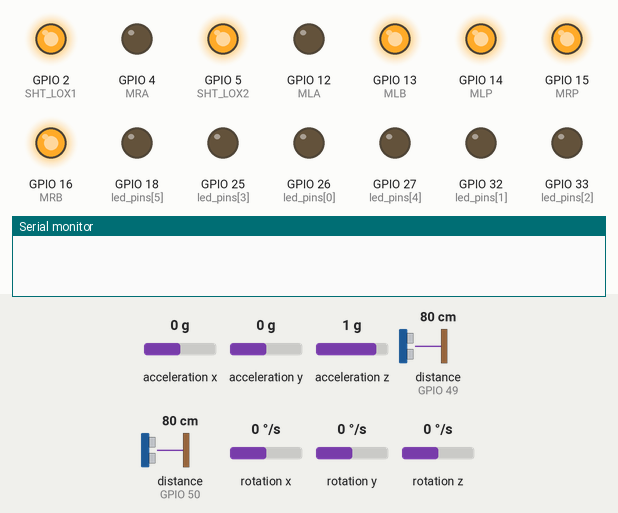
Bench run of a sketch on a simulated ESP32. Parts: output pins drawn as LEDs (lit = HIGH), the last lines printed to the serial monitor. The inputs (shaded band) are chosen by the test bench; at power-on: acceleration x 0 g, acceleration y 0 g, acceleration z 1 g, distance to the obstacle (sensors on GPIO 49, GPIO 50) 80 cm, rotation x 0 °/s, rotation y 0 °/s, rotation z 0 °/s.

Above: at 0.05 s.
At 6.75 s:
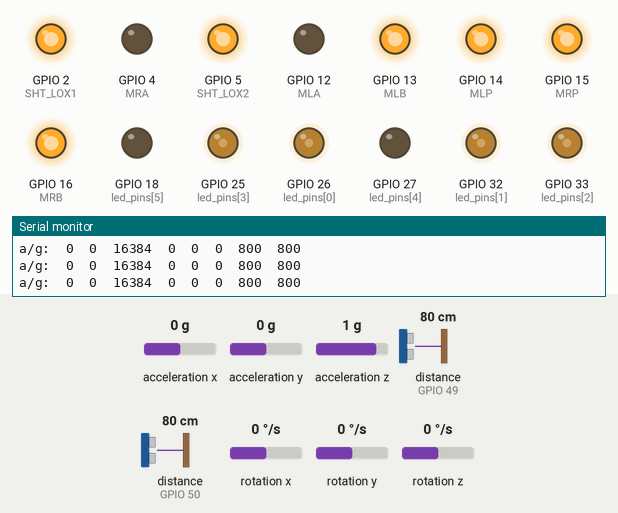
At 13.55 s:
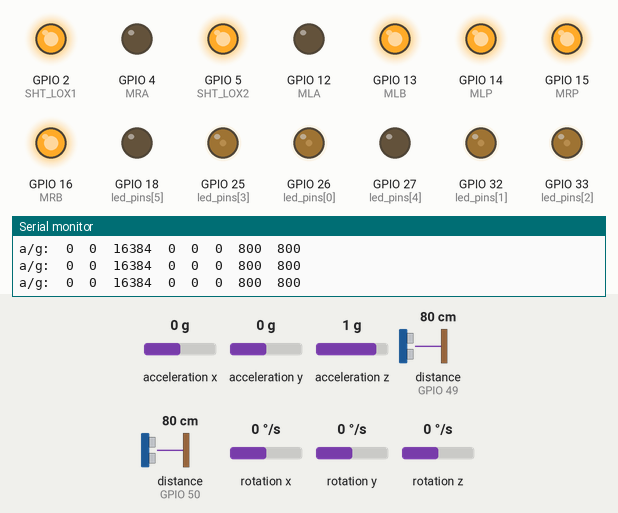
Timing chart, 0 to 22.1 s (numbered marks = the images above):
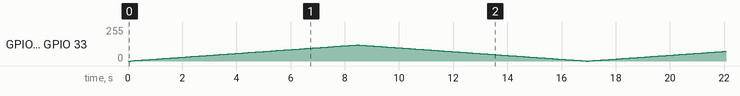

The sketch:

Firmware.ino
```cpp
/*
      EN	|		|	23  	---
ENLA	36	|		|	22	  SCL
ENLB	39	|		|	1 	  ---
ENRA	34	|		|	3	    ---
ENRB	35	|		|	21	  SDA
LED2	32	|		|	19	  ---
LED3	33	|		|	18	  LED6
LED4	25	|		|	5	    ---
LED1	26	|		|	17	  ---
LED5	27	|		|	16 	  MRB
MLP	  14	|		|	4 	  MRA
MLA	  12	|		|	2	    ---
MLB	  13	|		|	15	  MRP
    	GND	|		|	GND
	    VCC	|		|	3.3V


			      TOF2
			      LED2
TOF3	LED3				LED6	TOF1


TOF4	LED4				LED5	TOF6
		      	LED1
			      TOF5

 TOF Address 0x2_TOF_number

*/


// MPU6050 I2C address = 0x68

//-----------------------------------------------------------------------------------------------//

#include "MPU6050.h"
#include "Wire.h"
#include "Adafruit_VL53L0X.h"

//-----------------------------------------------------------------------------------------------//

#define MLP 14
#define MLA 12
#define MLB 13
#define MRP 15
#define MRA 4
#define MRB 16

byte mlpwm = 0;
byte mldir = 0;
byte mrpwm = 0;
byte mrdir = 0;

//-----------------------------------------------------------------------------------------------//

MPU6050 accelgyro;

int16_t ax, ay, az;
int16_t gx, gy, gz;

//-----------------------------------------------------------------------------------------------//

#define LOX1_ADDRESS 0x31
#define LOX2_ADDRESS 0x32
#define SHT_LOX1 2
#define SHT_LOX2 5

Adafruit_VL53L0X TOF_1 = Adafruit_VL53L0X();
Adafruit_VL53L0X TOF_2 = Adafruit_VL53L0X();

VL53L0X_RangingMeasurementData_t measure1;
VL53L0X_RangingMeasurementData_t measure2;

//-----------------------------------------------------------------------------------------------//

// #define LED_1 26
// #define LED_2 32
// #define LED_3 33
// #define LED_4 25
// #define LED_5 27
// #define LED_6 18

int led_pins[6] = { 26, 32, 33, 25, 27, 18 };
unsigned long previousMillis = 0;
unsigned long currentMillis = 0;

int ledpwm = 1;
int increment = 1;

//-----------------------------------------------------------------------------------------------//

void setID() {
  // all reset
  digitalWrite(SHT_LOX1, LOW);
  digitalWrite(SHT_LOX2, LOW);
  delay(10);
  // all unreset
  digitalWrite(SHT_LOX1, HIGH);
  digitalWrite(SHT_LOX2, HIGH);
  delay(10);

  // activating LOX1 and resetting LOX2
  digitalWrite(SHT_LOX1, HIGH);
  digitalWrite(SHT_LOX2, LOW);

  // initing LOX1
  TOF_1.begin(LOX1_ADDRESS);

  // activating LOX2
  digitalWrite(SHT_LOX2, HIGH);
  delay(10);

  //initing LOX2
  TOF_2.begin(LOX2_ADDRESS);
}

//-----------------------------------------------------------------------------------------------//

void setup() {

  Serial.begin(115200);

  ledcSetup(0, 5000, 8);
  for (int i = 0; i < 6; i++) {
    ledcAttachPin(led_pins[i], 0);
  }

  ledcSetup(1, 5000, 8);
  ledcAttachPin(MLP, 1);
  ledcSetup(2, 5000, 8);
  ledcAttachPin(MRP, 2);
  pinMode(MLA, OUTPUT);
  pinMode(MLB, OUTPUT);
  pinMode(MRA, OUTPUT);
  pinMode(MRB, OUTPUT);

  ledcWrite(1, 255);
  digitalWrite(MLA, mldir);
  digitalWrite(MLB, !mldir);
  ledcWrite(2, 255);
  digitalWrite(MRA, mrdir);
  digitalWrite(MRB, !mrdir);

  Wire.begin();
  accelgyro.initialize();

  pinMode(SHT_LOX1, OUTPUT);
  pinMode(SHT_LOX2, OUTPUT);
  setID();
}

//-----------------------------------------------------------------------------------------------//

void loop() {

  accelgyro.getMotion6(&ax, &ay, &az, &gx, &gy, &gz);

  TOF_1.rangingTest(&measure1, false);
  TOF_2.rangingTest(&measure2, false);

  printData();

  currentMillis = millis();
  if (currentMillis - previousMillis >= 10) {
    ledPattern();
    previousMillis = currentMillis;
  }
}

//-----------------------------------------------------------------------------------------------//

void printData() {
  Serial.print("a/g:\t");
  Serial.print(ax);
  Serial.print("\t");
  Serial.print(ay);
  Serial.print("\t");
  Serial.print(az);
  Serial.print("\t");
  Serial.print(gx);
  Serial.print("\t");
  Serial.print(gy);
  Serial.print("\t");
  Serial.print(gz);
  Serial.print("\t");
  Serial.print(measure2.RangeMilliMeter);
  Serial.print("\t");
  Serial.println(measure1.RangeMilliMeter);
}

//-----------------------------------------------------------------------------------------------//

void ledPattern() {
  if (ledpwm > 120 || ledpwm < 1) {
    increment *= -1;
  }
  ledpwm += increment;

  ledcWrite(0, ledpwm);
}
```
